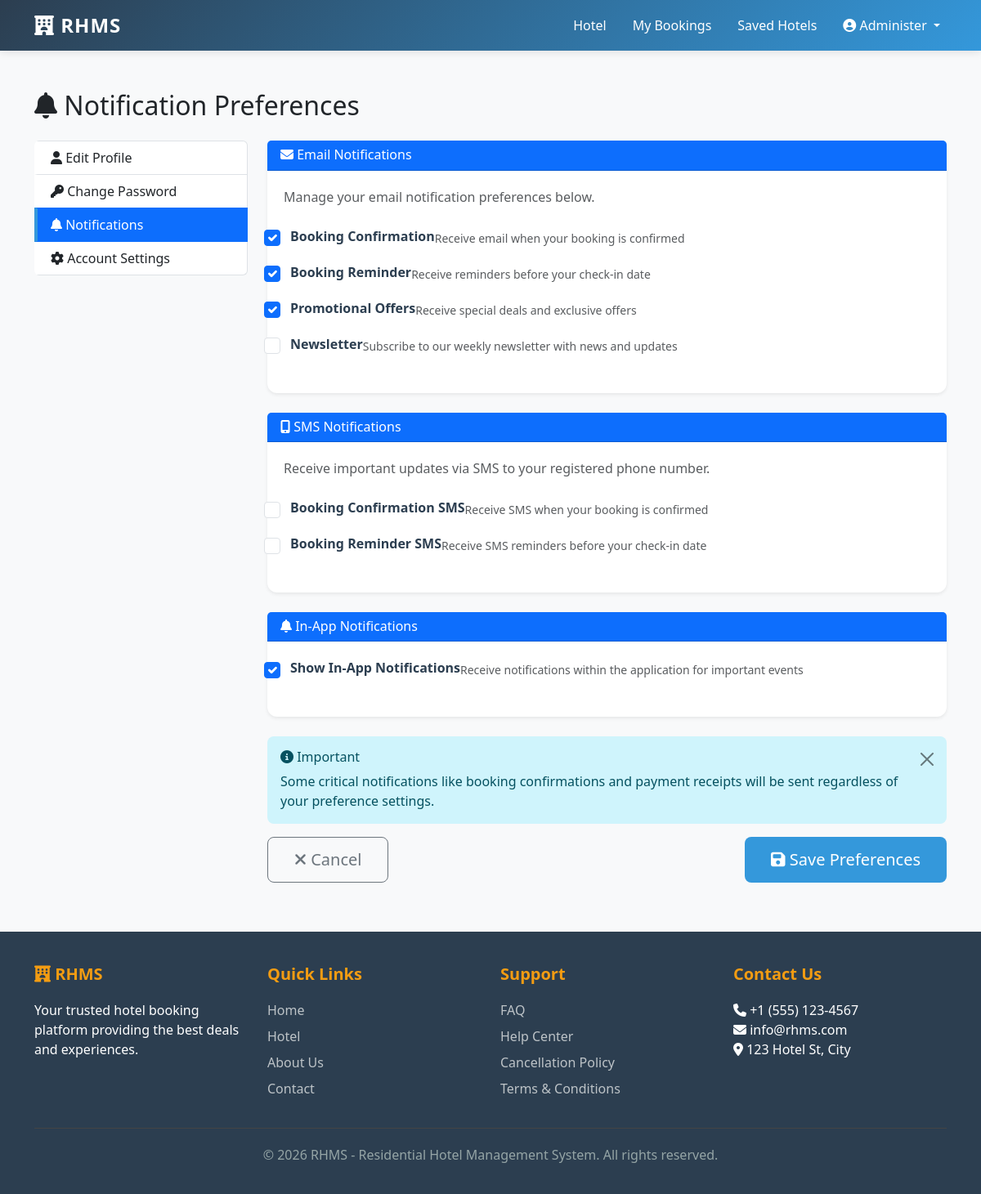
Page /users/notification-preferences/ (signed in) on the committed database.
### users/models.py (models this page shows, shortened)
class NotificationPreference(models.Model):
    user = models.OneToOneField(User, on_delete=models.CASCADE, related_name='notification_preference')
    email_booking_confirmation = models.BooleanField(default=True)
    email_booking_reminder = models.BooleanField(default=True)
    email_promotional = models.BooleanField(default=True)
    email_newsletter = models.BooleanField(default=False)
    sms_booking_confirmation = models.BooleanField(default=False)
    sms_booking_reminder = models.BooleanField(default=False)
    in_app_notifications = models.BooleanField(default=True)
    created_at = models.DateTimeField(auto_now_add=True)
    updated_at = models.DateTimeField(auto_now=True)
    class Meta:
        verbose_name_plural = "Notification Preferences"

### users/views.py (the view)
# urls.py: path('notification-preferences/', views.notification_preferences, name='notification_preferences'),
def notification_preferences(request):
    if not request.user.is_authenticated:
        return redirect('users:login')
    pref, created = NotificationPreference.objects.get_or_create(user=request.user)
    if request.method == 'POST':
        form = NotificationPreferenceForm(request.POST, instance=pref)
        if form.is_valid():
            form.save()
            messages.success(request, 'Notification preferences updated!')
            return redirect('users:profile')
    else:
        form = NotificationPreferenceForm(instance=pref)
    return render(request, 'users/notification_preferences.html', {'form': form})

### users/forms.py
class NotificationPreferenceForm(forms.ModelForm):
    class Meta:
        model = NotificationPreference
        fields = ['email_booking_confirmation', 'email_booking_reminder',
                  'email_promotional', 'email_newsletter',
                  'sms_booking_confirmation', 'sms_booking_reminder',
                  'in_app_notifications']
        widgets = {
            'email_booking_confirmation': forms.CheckboxInput(attrs={'class': 'form-check-input'}),
            'email_booking_reminder': forms.CheckboxInput(attrs={'class': 'form-check-input'}),
            'email_promotional': forms.CheckboxInput(attrs={'class': 'form-check-input'}),
            'email_newsletter': forms.CheckboxInput(attrs={'class': 'form-check-input'}),
            'sms_booking_confirmation': forms.CheckboxInput(attrs={'class': 'form-check-input'}),
            'sms_booking_reminder': forms.CheckboxInput(attrs={'class': 'form-check-input'}),
            'in_app_notifications': forms.CheckboxInput(attrs={'class': 'form-check-input'}),
        }

### templates/users/notification_preferences.html (shortened to what this page needs)
{% extends 'base.html' %}
{% load static %}
{% block content %}
<div class="container mt-5 mb-5">
    <div class="row">
        <div class="col-md-12">
            <h2 class="mb-4"><i class="fas fa-bell"></i> Notification Preferences</h2>
        </div>
    </div>
    <div class="row">
        <div class="col-md-3 mb-4">
            <div class="list-group">
                <a href="{% url 'users:profile' %}" class="list-group-item list-group-item-action">
                    <i class="fas fa-user"></i> Edit Profile
                </a>
                <a href="{% url 'users:change_password' %}" class="list-group-item list-group-item-action">
                    <i class="fas fa-key"></i> Change Password
                </a>
                <a href="{% url 'users:notification_preferences' %}" class="list-group-item list-group-item-action active">
                    <i class="fas fa-bell"></i> Notifications
                </a>
                <a href="{% url 'users:account' %}" class="list-group-item list-group-item-action">
                    <i class="fas fa-cog"></i> Account Settings
                </a>
            </div>
        </div>
        <div class="col-md-9">
            <form method="post" novalidate>
                <div class="card shadow-sm mb-4">
                    <div class="card-header bg-primary text-white">
                        <h6 class="mb-0"><i class="fas fa-envelope"></i> Email Notifications</h6>
                    </div>
                    <div class="card-body">
                        <p class="text-muted mb-4">Manage your email notification preferences below.</p>
                        <div class="form-check mb-3">
                            {{ form.email_booking_confirmation }}
                            <label class="form-check-label" for="{{ form.email_booking_confirmation.id_for_label }}">
                                <strong>Booking Confirmation</strong>
                                <small class="d-block text-muted mt-1">Receive email when your booking is confirmed</small>
                            </label>
                        </div>
                        <div class="form-check mb-3">
                            {{ form.email_booking_reminder }}
                            <label class="form-check-label" for="{{ form.email_booking_reminder.id_for_label }}">
                                <strong>Booking Reminder</strong>
                                <small class="d-block text-muted mt-1">Receive reminders before your check-in date</small>
                            </label>
                        </div>
                        <div class="form-check mb-3">
                            {{ form.email_promotional }}
                            <label class="form-check-label" for="{{ form.email_promotional.id_for_label }}">
                                <strong>Promotional Offers</strong>
                                <small class="d-block text-muted mt-1">Receive special deals and exclusive offers</small>
                            </label>
                        </div>
                        <div class="form-check">
                            {{ form.email_newsletter }}
                            <label class="form-check-label" for="{{ form.email_newsletter.id_for_label }}">
                                <strong>Newsletter</strong>
                                <small class="d-block text-muted mt-1">Subscribe to our weekly newsletter with news and updates</small>
                            </label>
                        </div>
                    </div>
                </div>
                <div class="card shadow-sm mb-4">
                    <div class="card-header bg-primary text-white">
                        <h6 class="mb-0"><i class="fas fa-mobile-alt"></i> SMS Notifications</h6>
                    </div>
                    <div class="card-body">
                        <p class="text-muted mb-4">Receive important updates via SMS to your registered phone number.</p>
                        <div class="form-check mb-3">
                            {{ form.sms_booking_confirmation }}
                            <label class="form-check-label" for="{{ form.sms_booking_confirmation.id_for_label }}">
                                <strong>Booking Confirmation SMS</strong>
                                <small class="d-block text-muted mt-1">Receive SMS when your booking is confirmed</small>
                            </label>
                        </div>
                        <div class="form-check">
                            {{ form.sms_booking_reminder }}
                            <label class="form-check-label" for="{{ form.sms_booking_reminder.id_for_label }}">
                                <strong>Booking Reminder SMS</strong>
                                <small class="d-block text-muted mt-1">Receive SMS reminders before your check-in date</small>
                            </label>
                        </div>
                    </div>
                </div>
                <div class="card shadow-sm mb-4">
                    <div class="card-header bg-primary text-white">
                        <h6 class="mb-0"><i class="fas fa-bell"></i> In-App Notifications</h6>
                    </div>
                    <div class="card-body">
                        <div class="form-check">
                            {{ form.in_app_notifications }}
                            <label class="form-check-label" for="{{ form.in_app_notifications.id_for_label }}">
                                <strong>Show In-App Notifications</strong>
                                <small class="d-block text-muted mt-1">Receive notifications within the application for important events</small>
                            </label>
                        </div>
                    </div>
                </div>
                <div class="alert alert-info alert-dismissible" role="alert">
                    <h6 class="alert-heading"><i class="fas fa-info-circle"></i> Important</h6>
                    <p class="mb-0">
                        Some critical notifications like booking confirmations and payment receipts will be sent regardless of your preference settings.
                    </p>
                    <button type="button" class="btn-close" data-bs-dismiss="alert"></button>
                </div>
                <div class="d-grid gap-2 d-md-flex justify-content-md-between">
                    <a href="{% url 'users:profile' %}" class="btn btn-outline-secondary btn-lg">
                        <i class="fas fa-times"></i> Cancel
                    </a>
                    <button type="submit" class="btn btn-primary btn-lg">
                        <i class="fas fa-save"></i> Save Preferences
                    </button>
                </div>
            </form>
        </div>
    </div>
</div>
{% endblock %}

### templates/base.html (shortened to what this page needs)
<!DOCTYPE html>
<html lang="en">
<head>
    <link href="https://cdn.jsdelivr.net/npm/bootstrap@5.3.0/dist/css/bootstrap.min.css" rel="stylesheet">
    <link rel="stylesheet" href="https://cdnjs.cloudflare.com/ajax/libs/font-awesome/6.4.0/css/all.min.css">
</head>
<body>
    <nav class="navbar navbar-expand-lg navbar-dark">
        <div class="container">
            <a class="navbar-brand" href="{% url 'hotel:home' %}">
                <i class="fas fa-hotel"></i> RHMS
            </a>
            <div class="collapse navbar-collapse" id="navbarNav">
                <ul class="navbar-nav ms-auto">
                    <li class="nav-item">
                        <a class="nav-link" href="{% url 'hotel:home' %}">Hotel</a>
                    </li>
                    {% if user.is_authenticated %}
                        <li class="nav-item">
                            <a class="nav-link" href="{% url 'booking:booking_list' %}">My Bookings</a>
                        </li>
                        <li class="nav-item">
                            <a class="nav-link" href="{% url 'hotel:saved_hotels' %}">Saved Hotels</a>
                        </li>
                        <li class="nav-item dropdown user-dropdown">
                            <a class="nav-link dropdown-toggle" href="#" id="userDropdown" role="button" data-bs-toggle="dropdown">
                                <i class="fas fa-user-circle"></i> {{ user.first_name|default:user.username }}
                            </a>
                        </li>
                    {% endif %}
                </ul>
            </div>
        </div>
    </nav>
    {% block content %}{% endblock %}
    <footer class="footer">
        <div class="container">
            <div class="row">
                <div class="col-md-3 footer-section">
                    <h5><i class="fas fa-hotel"></i> RHMS</h5>
                    <p>Your trusted hotel booking platform providing the best deals and experiences.</p>
                </div>
                <div class="col-md-3 footer-section">
                    <h5>Quick Links</h5>
                    <ul>
                        <li><a href="{% url 'hotel:home' %}">Home</a></li>
                        <li><a href="{% url 'hotel:home' %}">Hotel</a></li>
                        <li><a href="#">About Us</a></li>
                        <li><a href="#">Contact</a></li>
                    </ul>
                </div>
                <div class="col-md-3 footer-section">
                    <h5>Support</h5>
                    <ul>
                        <li><a href="#">FAQ</a></li>
                        <li><a href="#">Help Center</a></li>
                        <li><a href="#">Cancellation Policy</a></li>
                        <li><a href="#">Terms & Conditions</a></li>
                    </ul>
                </div>
                <div class="col-md-3 footer-section">
                    <h5>Contact Us</h5>
                    <ul>
                        <li><i class="fas fa-phone"></i> +1 (555) 123-4567</li>
                        <li><i class="fas fa-envelope"></i> info@rhms.com</li>
                        <li><i class="fas fa-map-marker-alt"></i> 123 Hotel St, City</li>
                    </ul>
                </div>
            </div>
            <div class="footer-bottom">
                <p>&copy; 2026 RHMS - Residential Hotel Management System. All rights reserved.</p>
            </div>
        </div>
    </footer>
</body>
</html>

### templates/base.html (style rules this page uses)
:root { --primary-color: #2c3e50; --secondary-color: #3498db; --success-color: #27ae60; --danger-color: #e74c3c; --warning-color: #f39c12; --light-bg: #ecf0f1; }
body { font-family: 'Segoe UI', Tahoma, Geneva, Verdana, sans-serif; background-color: #f8f9fa; }
.navbar { background: linear-gradient(135deg, var(--primary-color) 0%, var(--secondary-color) 100%); box-shadow: 0 2px 10px rgba(0,0,0,0.1); position: relative; z-index: 1000; }
.navbar-brand { font-weight: bold; font-size: 1.5rem; letter-spacing: 1px; }
.nav-link { margin-left: 1rem; transition: all 0.3s ease; color: white !important; }
.card-body { padding: 20px; }
.btn-primary { background-color: var(--secondary-color); border: none; transition: all 0.3s ease; }
.footer { background-color: var(--primary-color); color: white; padding: 40px 0 20px; margin-top: 60px; }
.footer-section h5 { font-weight: bold; margin-bottom: 20px; color: var(--warning-color); }
.footer-section ul { list-style: none; padding: 0; }
.footer-section a { color: #bdc3c7; text-decoration: none; transition: all 0.3s ease; display: block; margin-bottom: 8px; }
.footer-bottom { border-top: 1px solid #444; margin-top: 20px; padding-top: 20px; text-align: center; color: #95a5a6; }
.alert { border: none; border-radius: 5px; animation: slideIn 0.3s ease; }
.user-dropdown { margin-left: auto; }

### templates/users/notification_preferences.html (style rules this page uses)
.form-check { padding-left: 0; margin-bottom: 1.5rem; }
.form-check-input { margin-top: 0.3rem; margin-right: 0.75rem; cursor: pointer; width: 1.25em; height: 1.25em; }
.form-check-label { cursor: pointer; margin-bottom: 0; padding-left: 0; display: flex; align-items: flex-start; }
.form-check-label strong { color: #2c3e50; margin-bottom: 0.25rem; }
.list-group-item { border-left: 4px solid transparent; transition: all 0.3s ease; }
.list-group-item.active { border-left-color: #3498db; }
.card { border: none; border-radius: 0.75rem; }
.card-header { border-radius: 0.75rem 0.75rem 0 0; }
.btn-lg { padding: 0.75rem 2rem; border-radius: 0.5rem; }
.alert { border-radius: 0.5rem; }

### rows in the picture
NotificationPreference: email_booking_confirmation "☑", email_booking_reminder "☑", email_promotional "☑", in_app_notifications "☑"

### other values in the picture
{{ user.first_name|default:user.username }} "Administer"
